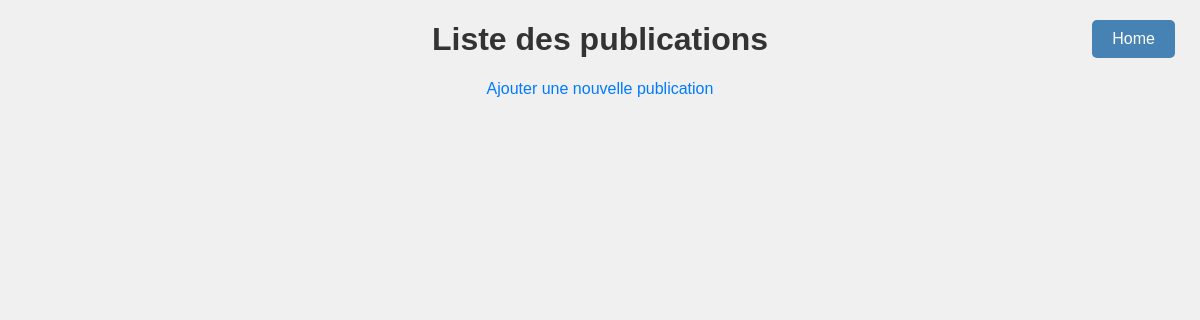
The app's page /publications/, older data.
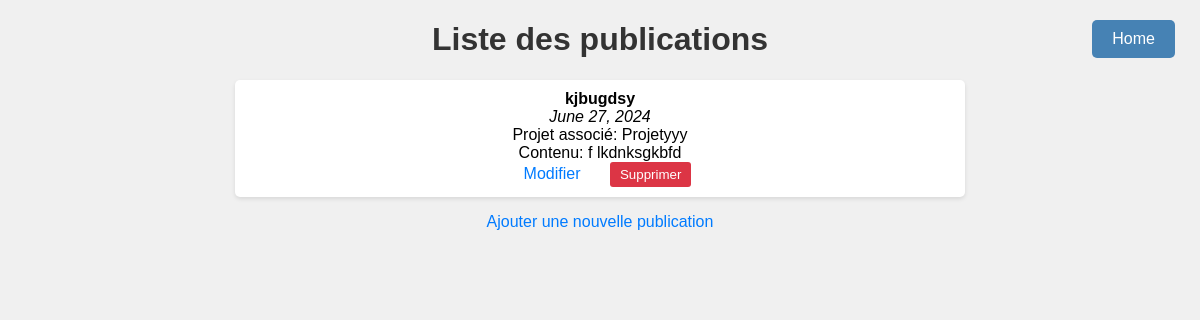
The same page, newer data.
### projects/models.py (models this page shows, shortened)
class Publication(models.Model):
    titre = models.CharField(max_length=200)
    contenu = models.TextField()
    date_publication = models.DateField()
    projet_associe = models.ForeignKey(ProjetDeRecherche, on_delete=models.CASCADE, related_name='publications', null=True, blank=True)

class ProjetDeRecherche(models.Model):
    titre = models.CharField(max_length=200)
    description = models.TextField()
    date_debut = models.DateField()
    date_fin_prevue = models.DateField(blank=True, null=True)
    chef_de_projet = models.ForeignKey(Chercheur, related_name='projets_recherches', related_query_name='projet', on_delete=models.CASCADE, blank=True, null=True)

### projects/views.py (the view)
# urls.py: path('publications/', lister_publications, name='list-publication'),
def lister_publications(request):
    publications = Publication.objects.all()
    titre_search = request.GET.get('titre')
    if titre_search:
        publications = publications.filter(titre__icontains=titre_search)
    context = {
        'publications': publications,
    }
    return render(request, 'publications.html', context)

### projects/templates/publications.html (shortened to what this page needs)
<!DOCTYPE html>
<head>
</head>
<body>
    <div class="home-link">
        <a href="{% url 'home' %}">Home</a>
    </div>
    <h1>Liste des publications</h1>
    <ul>
        {% for publication in publications %}
            <li>
                <strong>{{ publication.titre }}</strong><br>
                <em>{{ publication.date_publication }}</em><br>
                Projet associé: {{ publication.projet_associe.titre }}<br>
                Contenu: {{ publication.contenu }}<br>
                <a href="{% url 'update-publication' publication.id %}">Modifier</a>
                <form action="{% url 'delete-publication' publication.id %}" method="post">
                    <button type="submit">Supprimer</button>
                </form>
            </li>
        {% endfor %}
    </ul>
    <a href="{% url 'add-publication' %}">Ajouter une nouvelle publication</a>
</body>
</html>

Row changes from the older to the newer data that the page shows:
added Publication: titre "kjbugdsy", date_publication "June 27, 2024", projet_associe.titre "Projetyyy", contenu "f lkdnksgkbfd"
